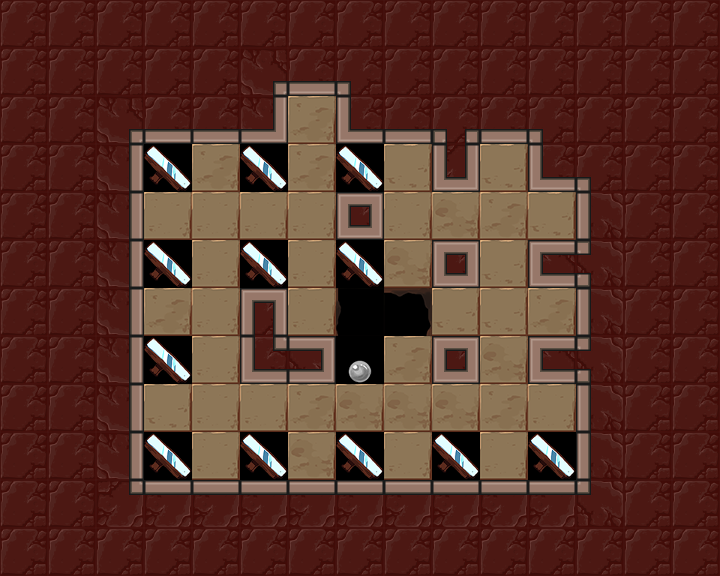

This game map was drawn from its Tiled (.tmx) file and the tilesets committed beside it. A one-line description and the trimmed map source follow:
An orthogonal 15x12 tile map with 48x48 px tiles, 3 tile layers (Floor, Holes, Walls), 6 tilesets and 12 objects (8x mirror, lightorb, lightswitch, player_start, exit).

<map version="1.0" orientation="orthogonal" renderorder="right-down" width="15" height="12" tilewidth="48" tileheight="48" nextobjectid="124">
 <tileset firstgid="1" name="walls" tilewidth="48" tileheight="48" tilecount="42">
  <image source="../../images/kongregate_release/wall_sheet.png" width="336" height="288" />
 </tileset>
 <tileset firstgid="43" name="exit" tilewidth="48" tileheight="48" tilecount="12">
  <image source="../../images/kongregate_release/gate_sheet.png" width="192" height="144" />
 </tileset>
 <tileset firstgid="55" name="floors" tilewidth="48" tileheight="48" tilecount="4">
  <image source="../../images/kongregate_release/floor_sheet.png" width="192" height="48" />
 </tileset>
 <tileset firstgid="59" name="holes" tilewidth="48" tileheight="48" tilecount="6">
  <image source="../../images/kongregate_release/hole_sheet.png" width="288" height="48" />
 </tileset>
 <tileset firstgid="65" name="mirrors" tilewidth="48" tileheight="48" tilecount="4">
  <image source="../../images/kongregate_release/mirror_sheet.png" width="96" height="96" />
 </tileset>
 <tileset firstgid="69" name="orb_sheet" tilewidth="48" tileheight="48" tilecount="9">
  <image source="../../images/kongregate_release/orb_sheet.png" width="144" height="144" />
 </tileset>
 <layer name="Floor" width="15" height="12">
  <properties>
   <property name="tileset" value="floors" />
  </properties>
  <data>[180 cells, 39 non-empty, 4 distinct tile ids]</data>
 </layer>
 <layer name="Holes" width="15" height="12">
  <properties>
   <property name="tileset" value="holes" />
  </properties>
  <data>[180 cells, 15 non-empty, 4 distinct tile ids]</data>
 </layer>
 <layer name="Walls" width="15" height="12">
  <properties>
   <property name="tileset" value="walls" />
  </properties>
  <data>[180 cells, 126 non-empty, 19 distinct tile ids]</data>
 </layer>
 <objectgroup name="Objects" visible="0" />
 <objectgroup name="Mirrors">
  <object id="112" type="mirror" gid="2147483714" x="384" y="480" width="48" height="48">
   <properties>
    <property name="sides" value="1" />
   </properties>
  </object>
  <object id="113" type="mirror" gid="2147483714" x="192" y="240" width="48" height="48">
   <properties>
    <property name="sides" value="1" />
   </properties>
  </object>
  <object id="114" type="mirror" gid="1073741890" x="144" y="240" width="48" height="48">
   <properties>
    <property name="sides" value="1" />
   </properties>
  </object>
  <object id="115" type="mirror" gid="66" x="528" y="240" width="48" height="48">
   <properties>
    <property name="sides" value="1" />
   </properties>
  </object>
  <object id="116" type="mirror" gid="3221225538" x="480" y="240" width="48" height="48">
   <properties>
    <property name="sides" value="1" />
   </properties>
  </object>
  <object id="117" type="mirror" gid="2147483714" x="480" y="480" width="48" height="48">
   <properties>
    <property name="sides" value="1" />
   </properties>
  </object>
  <object id="118" type="mirror" gid="1073741890" x="384" y="240" width="48" height="48">
   <properties>
    <property name="sides" value="1" />
   </properties>
  </object>
  <object id="119" type="mirror" gid="66" x="528" y="336" width="48" height="48">
   <properties>
    <property name="sides" value="1" />
   </properties>
  </object>
 </objectgroup>
 <objectgroup name="Light">
  <object id="120" type="lightorb" gid="73" x="144" y="432" width="48" height="48">
   <properties>
    <property name="direction" value="16" />
   </properties>
  </object>
  <object id="121" type="lightswitch" gid="69" x="288" y="144" width="48" height="48" />
 </objectgroup>
 <objectgroup color="#141ba4" name="player_start">
  <object id="122" type="player_start" x="288" y="288" width="48" height="48">
   <properties>
    <property name="direction_facing" value="16" />
    <property name="initial_zoom" value="0.7" />
   </properties>
  </object>
 </objectgroup>
 <objectgroup color="#71a400" name="Exit">
  <object id="123" type="exit" gid="43" x="528" y="432" width="48" height="48" />
 </objectgroup>
</map>
